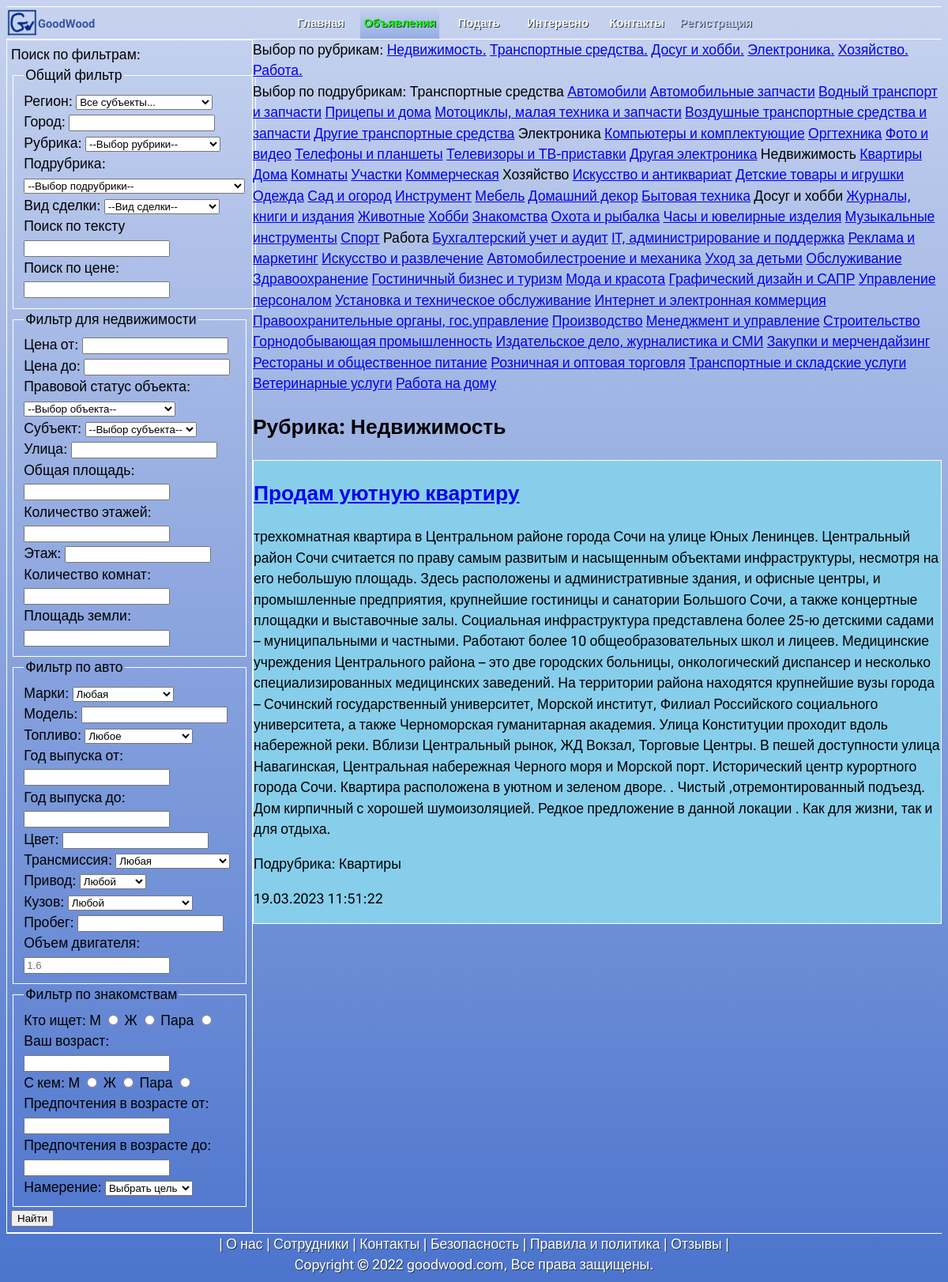
/all_adv/Квартиры/, run on the app's committed database.
### all_adv/models.py (models this page shows, shortened)
class Rubric(models.Model):
    name = models.CharField(max_length=45,db_index=True,verbose_name='Название')
    def get_absolute_url(self):
        return reverse('by_rubric',kwargs={'rubric_id': self.id})
    class Meta:
        verbose_name_plural = 'Рубрики'
        verbose_name = 'Рубрика'

class Adv(models.Model):
    is_active = models.BooleanField(default=True)
    title = models.CharField(max_length=50,verbose_name='Наименование', help_text='Это хелп')
    transaction = models.ForeignKey('Transaction',null=True,on_delete=models.PROTECT, verbose_name='Вид сделки')
    region = models.ForeignKey('Region', null=True, on_delete=models.PROTECT, verbose_name='Регион')
    city = models.CharField(max_length=50, verbose_name='Город',null=True)
    district_city = models.CharField(max_length=50, verbose_name='Район города',default='',blank =True)
    photo = models.ImageField(upload_to='photo/%Y/%m/%d/',
                              null=True, blank=True)
    user_name = models.CharField(max_length=50, verbose_name='Имя',null=True)
    phone_number = models.CharField(max_length=50,null=True,  verbose_name='Телефон')
    content = models.TextField(null=True,  verbose_name='Описание')
    price = models.FloatField(null=True,blank =True,verbose_name='Цена')
    rubric = models.ForeignKey('Rubric',null=True,on_delete=models.PROTECT, verbose_name='Рубрика')
    subrubric = models.CharField(max_length=70,blank =True, null=True,choices=SUB_RUBRICS, verbose_name='Подрубрика')
    published = models.DateTimeField(auto_now_add=True, db_index=True, verbose_name='Опубликовано от')
    update = models.DateTimeField(auto_now=True, db_index=True, verbose_name='Изменено  от')
    street = models.CharField(max_length=50, verbose_name='Улица',blank =True,default='')
    floors = models.CharField(max_length=50,null=True,blank =True,verbose_name='Этажей')
    floor = models.CharField(max_length=50,null=True,blank =True,verbose_name='Этаж')
    rooms = models.CharField(max_length=50,null=True,blank =True,verbose_name='Комнат')
    square_rooms = models.FloatField(null=True,blank =True,verbose_name='Площадь комнат')
    square_land = models.FloatField(null=True,blank =True,verbose_name='Площадь земли')
    law_status = models.ForeignKey('LawStatus',blank =True,null=True,on_delete=models.PROTECT, verbose_name='Статус')
    ower = models.ForeignKey('Subject',null=True,blank =True,on_delete=models.PROTECT, verbose_name='Субъект')
    car_mark = models.ForeignKey('CarMark',null=True,blank =True,on_delete=models.PROTECT, verbose_name='Марка')
    car_model = models.CharField(max_length=50, verbose_name='Модель',null=True,blank =True)
    car_year = models.CharField(max_length=50,null=True,blank =True,verbose_name='Год')
    car_fuel = models.ForeignKey('CarFuel',null=True,blank =True,on_delete=models.PROTECT, verbose_name='Топливо')
    car_color = models.CharField(max_length=50, verbose_name='Цвет',null=True,blank =True)
    car_body = models.ForeignKey('CarBody',null=True,on_delete=models.PROTECT, verbose_name='Кузов',blank =True)
    car_actuator = models.ForeignKey('CarActuator',null=True,on_delete=models.PROTECT, verbose_name='Привод',blank =True)
    car_transmission = models.ForeignKey('CarTransmission',null=True,on_delete=models.PROTECT, verbose_name='Коробка',blank =True)
    car_run = models.CharField(max_length=50,null=True,blank =True,verbose_name='Пробег')
    car_engine_capacity = models.FloatField(null=True,blank =True,verbose_name='Объем двигателя')
    who = models.CharField(max_length=50, verbose_name='Кто',null=True,blank =True)
    whom = models.CharField(max_length=50, verbose_name='Кого',null=True,blank =True)
    your_age = models.CharField(max_length=50,null=True,blank =True,verbose_name='Возраст Ваш')
    intention_age = models.CharField(max_length=50,null=True,blank =True,verbose_name='Возраст поиска')
    intention = models.ForeignKey('Intention',null=True,on_delete=models.PROTECT, verbose_name='Намерение',blank =True)
    salary = models.CharField(max_length=50,null=True,blank =True,verbose_name='Зарплата от')
    mode = models.CharField(max_length=50, verbose_name='Режим работы',null=True,blank =True)
    class Meta:
        verbose_name_plural='Объявления'
        verbose_name = 'Объявление'
        ordering = ['-published']

### all_adv/views.py (the view)
# urls.py: path('<str:subrubric>/', by_subrubric, name='by_subrubric'),
def by_subrubric(requests,subrubric):
    advs_by_subrub = Adv.objects.filter(subrubric=subrubric)
    rubrics = Rubric.objects.all()
    current_rubric_for_find =''
    for key in RUBRIC_ARR_FOR_FIND:
        if subrubric in key:
            current_rubric_for_find = key[subrubric]
    context = {
        'advs_by_subrub':advs_by_subrub,
        'SUB_RUBRICS_ARR': SUB_RUBRICS_ARR,
        'RUBRIC_ARR': RUBRIC_ARR,
        'rubrics': rubrics,
        'current_rubric_for_find' : current_rubric_for_find,
        'menu': menu,
        'page': 'all_advs',
        }
    return render(requests,'all_adv/by_subrubric.html',context)

### all_adv/templates/all_adv/by_subrubric.html (shortened to what this page needs)
{% extends "layout/base.html" %}
{% block content %}
     Выбор по рубрикам:
    {% for rubric in  rubrics %}
        <a href="{{rubric.get_absolute_url}}">{{rubric.name}}.</a>
    {% endfor %}<br>
    Выбор по подрубрикам:
    {% for r in SUB_RUBRICS_ARR %}
        {% if r in RUBRIC_ARR %}
            {{r}}
        {% else %}
            <a href="{% url 'by_subrubric' r %}">{{r}}</a>
        {% endif  %}
    {% endfor %}
<h2>Рубрика: {{ current_rubric_for_find }}</h2>
{% if advs_by_subrub|length > 0  %}
{% for adv in advs_by_subrub %}
    <div class="adv-card">
        <h2><a href="{% url 'adv' adv.id %}">{{ adv.title }}</a></h2>
        <p>{{ adv.content }}</p>
        <p>Подрубрика: {{ adv.subrubric }}</p>
        <p>{{ adv.published|date:'d.m.Y H:i:s' }}</p>
    </div>
    {%  endfor %}
{% else %}
    В подрубрике нет объявлений
{% endif %}
{% endblock %}

### index/static/index/style.css (style rules this page uses)
body { min-height: 100vh; line-height: 1.5; background: linear-gradient(to top, #4C74CD, #C7D3EF); font-family: 'Roboto Flex', sans-serif; font-size: 1.1em; }

### all_adv/static/all_adv/css/style.css (style rules this page uses)
.adv-card { border: 1px solid white; margin-bottom: 5px; background-color: skyblue; text-align:left; min-width:190px; height: auto; }

### data on the page
Rubric: name "Недвижимость"
Rubric: name "Транспортные средства"
Rubric: name "Досуг и хобби"
Rubric: name "Электроника"
Rubric: name "Хозяйство"
Rubric: name "Работа"
Adv: title "Продам уютную квартиру", content "трехкомнатная квартира в Центральном районе города Сочи на улице Юных Ленинцев. Центральный район Сочи считается по праву самым развитым и насыщенным объектами инфраструктуры, несмотря на его небольшую площадь. Здесь расположены и административные здания, и офисные центры, и промышленные предприятия, крупнейшие гостиницы и санатории Большого Сочи, а также концертные площадки и выставочные залы. Социальная инфраструктура представлена более 25-ю детскими садами – муниципальными и частными. Работают более 10 общеобразовательных школ и лицеев. Медицинские учреждения Центрального района – это две городских больницы, онкологический диспансер и несколько специализированных медицинских заведений.…", subrubric "Квартиры", published "19.03.2023 11:51:22"

### other printed values
{{ m.title }} "Главная" "Подать" "Интересно" "Контакты" "Регистрация"
{{ m.title }} "Объявления"
{{ r }} "Транспортные средства" "Электроника" "Недвижимость" "Хозяйство" "Досуг и хобби" "Работа"
{{ r }} "Автомобили" "Автомобильные запчасти" "Водный транспорт и запчасти" "Прицепы и дома" "Мотоциклы, малая техника и запчасти" "Воздушные транспортные средства и запчасти" "Другие транспортные средства" "Компьютеры и комплектующие" "Оргтехника" "Фото и видео" "Телефоны и планшеты" "Телевизоры и ТВ-приставки" "Другая электроника" "Квартиры" "Дома" "Комнаты" "Участки" "Коммерческая" "Искусство и антиквариат" "Детские товары и игрушки" "Одежда" "Сад и огород" "Инструмент" "Мебель" "Домашний декор" "Бытовая техника" "Журналы, книги и издания" "Животные" "Хобби" "Знакомства" "Охота и рыбалка" "Часы и ювелирные изделия" "Музыкальные инструменты" "Спорт" "Бухгалтерский учет и аудит" "IT, администрирование и поддержка" "Реклама и маркетинг" "Искусство и развлечение" "Автомобилестроение и механика" "Уход за детьми" "Обслуживание" "Здравоохранение" "Гостиничный бизнес и туризм" "Мода и красота" "Графический дизайн и САПР" "Управление персоналом" "Установка и техническое обслуживание" "Интернет и электронная коммерция" "Правоохранительные органы, гос.управление" "Производство" "Менеджмент и управление" "Строительство" "Горнодобывающая промышленность" "Издательское дело, журналистика и СМИ" "Закупки и мерчендайзинг" "Рестораны и общественное питание" "Розничная и оптовая торговля" "Транспортные и складские услуги" "Ветеринарные услуги" "Работа на дому"
